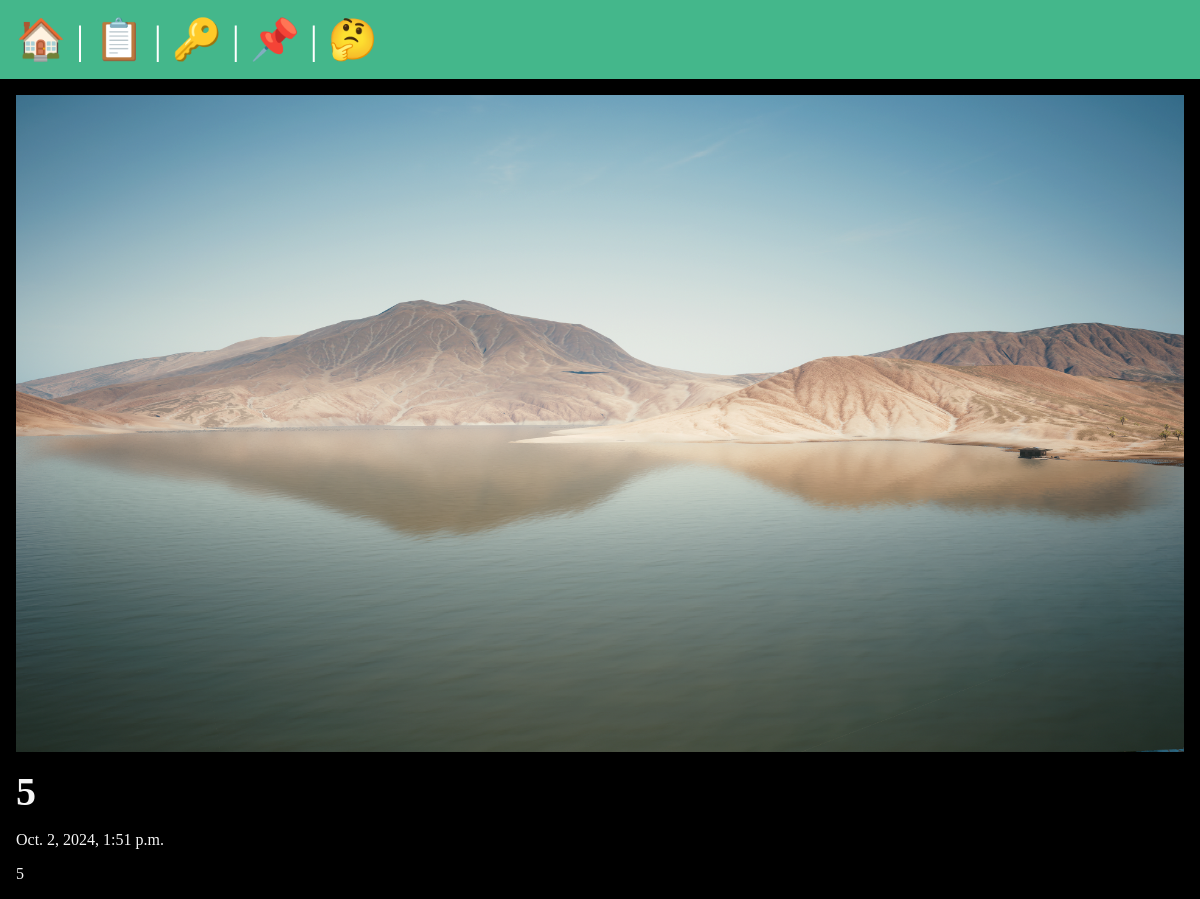
The app's page /posts/5 with its own data.
### posts/models.py (models this page shows, shortened)
class Post(models.Model):
    title = models.CharField(max_length=100)
    body = models.TextField()
    slug = models.SlugField()
    date = models.DateTimeField(auto_now_add=True)
    banner = models.ImageField(default='fallback.png', blank=True)

### posts/views.py (the view)
# urls.py: path('<slug:slug>', views.post_page, name='page'),
def post_page(request, slug):
    post = Post.objects.get(slug=slug)
    return render(request, 'posts/post_page.html', {'post': post})

### posts/templates/posts/post_page.html (shortened to what this page needs)
{% extends "layout.html" %}
{% block content %}
    <section>
        <img src="{{ post.banner.url }}" alt="{{post.title}}"/>
        <h1>{{ post.title }}</h1>
        <p>{{ post.date }}</p>
        <p>{{ post.body }}</p>
    </section>
{% endblock %}

### static/css/style.css (style rules this page uses)
* { margin: 0; padding: 0; box-sizing: border-box; }
body { min-height: 100vh; background-color: black; color: whitesmoke; font-size: 3rem; }
section { display: flex; flex-flow: column; gap: 1rem; }
h1, h2 { font-size: 2.5rem; }
p { font-size: 1rem; }

### records on screen
Post: banner (picture), title "5", date "Oct. 2, 2024, 1:51 p.m.", body "5"
